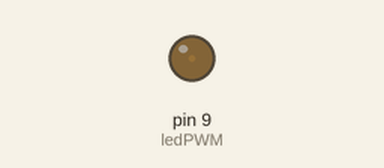
This sketch was run on a simulated Arduino Uno, built with avr-gcc and run on an emulated ATmega328P. Shown: output pins drawn as LEDs (lit = HIGH).

Above: at 0.05 s.
At 0.95 s:
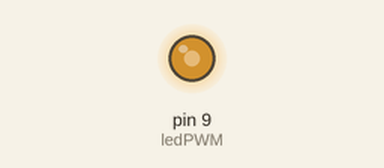
At 1.4 s:
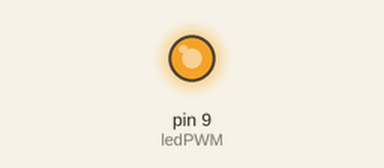
At 2.75 s:
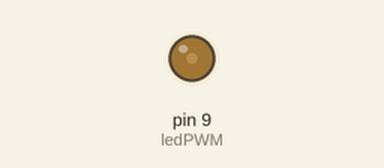
Timing chart, 0 to 7.0 s (numbered marks = the images above):
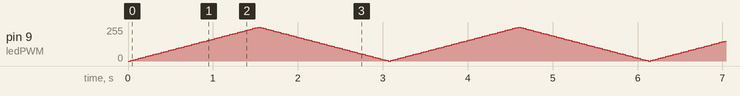

The sketch:

fade_led.ino
```cpp
/*
 * Fading LED
 *
 * Control LED brightness
 *
 * Jim Palomo
 */

int ledPWM = 9;     // PWM pin for LED (Pulse Width Modulation)
int brightness = 0; // LED brightness
int fadeAmount = 5; // Dim the LED (will increment by 5 each time)

void setup() {
  pinMode(ledPWM, OUTPUT);  // led pin (9) as output
}

void loop() {
  // set brightness of PWM LED pin
  analogWrite(ledPWM, brightness);

  // set the brightness value for the next loop iteration
  brightness += fadeAmount;

  // allow the fade to fade in the opposite direction
  // done by reversing the fade to create a pulse effect
  if (brightness <= 0 || brightness >= 255) {
    fadeAmount = -fadeAmount;
  }

  delay(30);  // 30 ms delay
}
```
